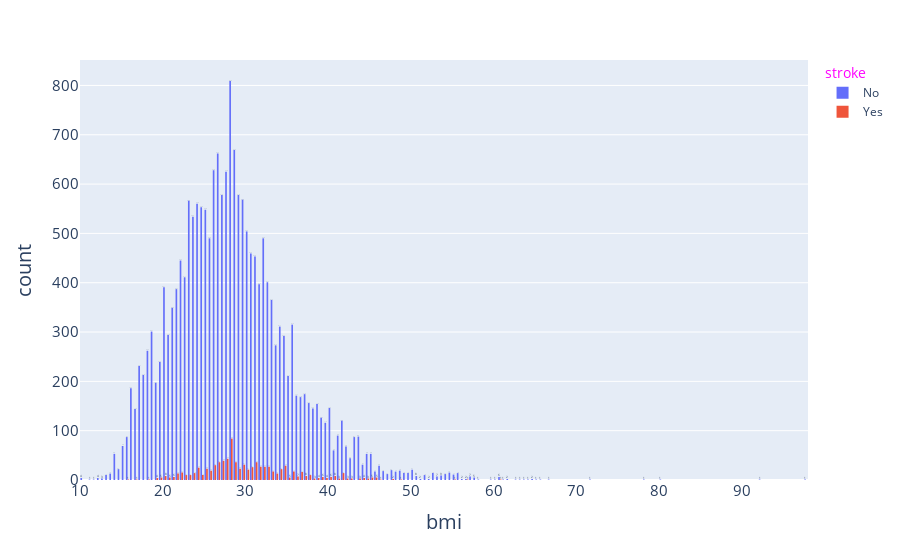

Source (notebook cell):
### Markdown cell above
There's greater stroke proportion among people with hypertension that those who don't have hypertension, thus showing strong correlation.

### Code cell
fig=px.histogram(train, x="bmi", color="stroke", barmode='group', text_auto=True)
fig.update_layout(yaxis_title="count")
fig.update_layout(
                  legend_title_font_color="magenta",
                  yaxis=dict(tickfont=dict(size=15), titlefont=dict(size=20)),
                  xaxis=dict(tickfont=dict(size=15), titlefont=dict(size=20)),
                  legend_font_size=12)
newnames = {'0': 'No', '1': 'Yes'}
fig.for_each_trace(lambda t: t.update(name=newnames[t.name],
                                      legendgroup=newnames[t.name],
                                      hovertemplate=t.hovertemplate.replace(
                                          t.name, newnames[t.name])))
fig.show()

### Figure 1 — Plotly figure (JSON) as saved in the notebook; plotly's stock layout.template omitted (floating-point values rounded to 4 significant figures; data arrays with more than 128 entries replaced by an {"elided": "..."} marker saying what was removed)
{"data": [{"alignmentgroup": "True", "bingroup": "x", "hovertemplate": "stroke=No<br>bmi=%{x}<br>count=%{y}<extra></extra>", "legendgroup": "No", "marker": {"color": "#636efa", "pattern": {"shape": ""}}, "name": "No", "offsetgroup": "0", "orientation": "v", "showlegend": true, "texttemplate": "%{value}", "type": "histogram", "x": {"elided": "19533 float values"}, "xaxis": "x", "yaxis": "y"}, {"alignmentgroup": "True", "bingroup": "x", "hovertemplate": "stroke=Yes<br>bmi=%{x}<br>count=%{y}<extra></extra>", "legendgroup": "Yes", "marker": {"color": "#EF553B", "pattern": {"shape": ""}}, "name": "Yes", "offsetgroup": "1", "orientation": "v", "showlegend": true, "texttemplate": "%{value}", "type": "histogram", "x": {"elided": "881 float values"}, "xaxis": "x", "yaxis": "y"}], "layout": {"barmode": "group", "legend": {"font": {"size": 12}, "title": {"font": {"color": "magenta"}, "text": "stroke"}, "tracegroupgap": 0}, "margin": {"t": 60}, "xaxis": {"anchor": "y", "domain": [0, 1], "tickfont": {"size": 15}, "title": {"font": {"size": 20}, "text": "bmi"}}, "yaxis": {"anchor": "x", "domain": [0, 1], "tickfont": {"size": 15}, "title": {"font": {"size": 20}, "text": "count"}}}}
